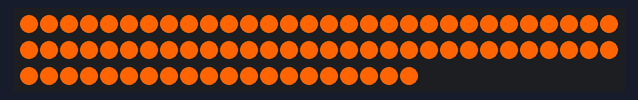
This sketch was run on a simulated Arduino Uno, built with avr-gcc and run on an emulated ATmega328P. Shown: 80 RGB LEDs in strip order, left to right, continuing on the next row.

Above: at 0.1 s.

The sketch:

sketch_may11a.ino
```cpp
// Simple NeoPixel test.  Lights just a few pixels at a time so a
// 1m strip can safely be powered from Arduino 5V pin.  Arduino
// may nonetheless hiccup when LEDs are first connected and not
// accept code.  So upload code first, unplug USB, connect pixels
// to GND FIRST, then +5V and digital pin 6, then re-plug USB.
// A working strip will show a few pixels moving down the line,
// cycling between red, green and blue.  If you get no response,
// might be connected to wrong end of strip (the end wires, if
// any, are no indication -- look instead for the data direction
// arrows printed on the strip).

#include <Adafruit_NeoPixel.h>

#define PIN      6
#define N_LEDS 80

Adafruit_NeoPixel strip = Adafruit_NeoPixel(N_LEDS, PIN, NEO_GRB + NEO_KHZ800);

void setup() {
  strip.begin();
//  for(int i = 0; i < 80; i++){
//       for(int j = 0; j < 10; j++){
//          strip.setPixelColor(i, 255-j*10, 100-5*j, j* 10);
//       }
//    }
//    uint32_t color = strip.getPixelColor(0);

}

void loop() {
//  for(int i = 0; i < 10; i++){
//      chase(strip.Color(255-i, 0, 0)); // Green
//  }
//
//  for(int i = 0; i < 10; i++){
//      chase(strip.Color(0, 255-i, 0)); // Green
//  }
//
//   for(int i = 0; i < 10; i++){
//      chase(strip.Color(0, 0, 255-i)); // Green
//  }
     for(int i = 0; i < N_LEDS; i++){
      strip.setPixelColor(i, 255, 100, 0);
    }
    strip.show();

//  chase(strip.Color(0, 255, 0)); // Green
//  chase(strip.Color(0, 255, 0)); // Green
//  chase(strip.Color(0, 255, 0)); // Green
//  chase(strip.Color(0, 255, 0)); // Green
//  chase(strip.Color(0, 255, 0)); // Green
//
//  chase(strip.Color(0, 0, 255)); // Blue
//  chase(strip.Color(0, 0, 255)); // Blue
//  chase(strip.Color(0, 0, 255)); // Blue
//  chase(strip.Color(0, 0, 255)); // Blue
//  chase(strip.Color(0, 0, 255)); // Blue
//  chase(strip.Color(0, 0, 255)); // Blue
}

static void chase(uint32_t c) {
  for(uint16_t i=0; i<strip.numPixels()+4; i++) {
      strip.setPixelColor(i  , c); // Draw new pixel
      strip.setPixelColor(i-4, 0); // Erase pixel a few steps back
      strip.show();
      delay(50);
  }
}
```
